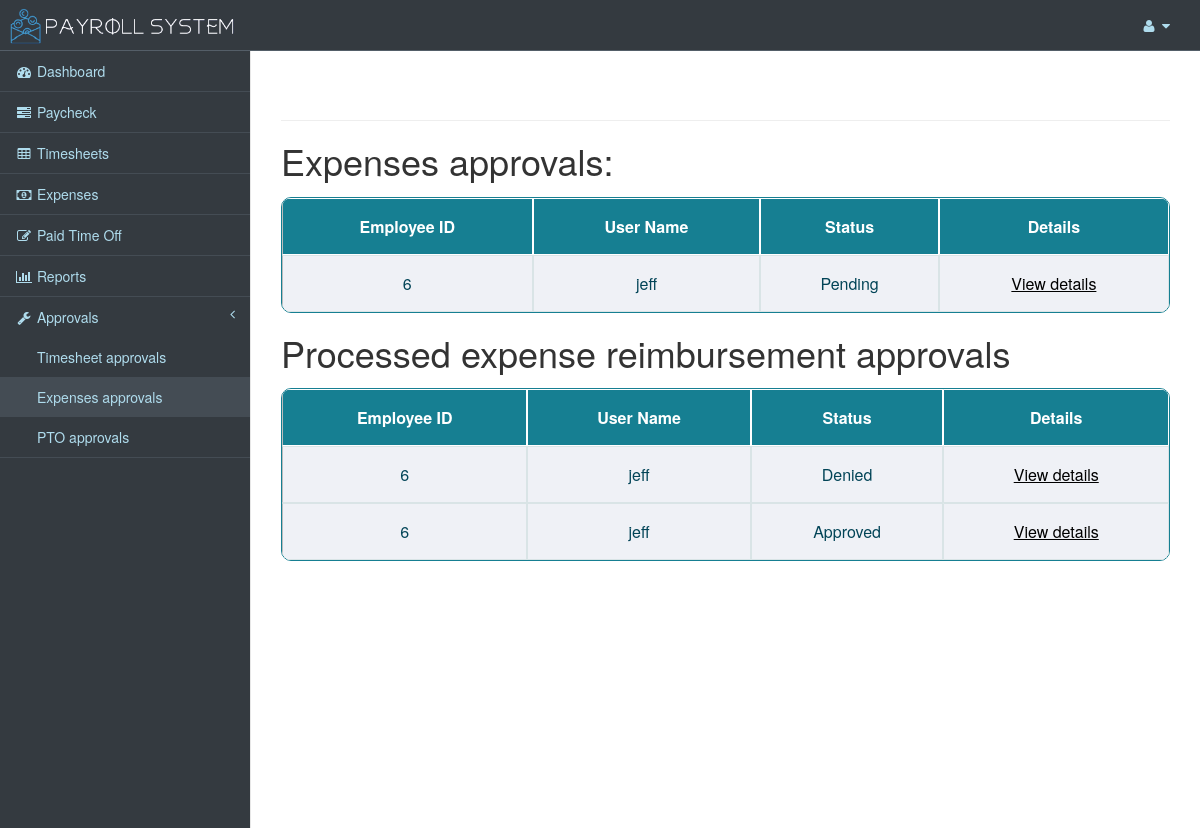
Screenshot of /expense-approvals/ (signed in) with the database file from the repository.
### payrollapp/models.py (models this page shows)
class Expenses(models.Model):
    expense_id = models.AutoField(primary_key=True)
    title = models.CharField(max_length=64)
    user_id = models.ForeignKey(User, on_delete=models.CASCADE)
    amount = models.DecimalField(decimal_places=2, max_digits=16)
    file = models.ImageField(upload_to=expense_directory_path, null=True)
    description = models.CharField(max_length=255, default="No description.")
    date = models.DateField(auto_now=True)
    status = models.CharField(max_length=10, choices=STATUS_CHOICE)
    def get_users_fullname(self):
        return str(self.user_id.first_name) + " " + str(self.user_id.last_name)
    def get_user_id(self):
        return str(self.user_id.id)

### payrollapp/views.py (the view, shortened to what this page needs)
# urls.py: url(r'expense-approvals/$', views.approve_expense_reimbursement, name='expense-approvals'),
def approve_expense_reimbursement(request):
    if request.user.is_authenticated and check_user_group(request.user, "Manager"):
        pending_expense_requests = Expenses.objects.filter(status="Pending")
        processed_expense_requests = Expenses.objects.exclude(status="Pending")
        context = {
            'pending_expense_requests': pending_expense_requests,
            'processed_expense_requests': processed_expense_requests
        }
        return render(request, 'approvalsexpenses.html', context)
    else:
        return redirect(login_user)

### payrollapp/context_processors.py (called while the page is built)
def user_meta_data_processor(request):
    user_meta_data = None
    if request.user.is_authenticated:
        username = request.user
        user_meta_data = UserMetaData.objects.get(user_id__username__exact=username)
    return {'user_meta_data': user_meta_data}

### payrollapp/views.py (called while the page is built)
def check_user_group(user, group_name):
    if user.groups.filter(name=group_name).exists():
        return True
    return False

### payrollapp/templates/approvalsexpenses.html (shortened to what this page needs)
{% extends 'layout-manager.html' %}
{% block stylesblock %}
<link rel='stylesheet prefetch' href='https://s3-us-west-2.amazonaws.com/s.cdpn.io/176621/mk-datepicker.css'>
<link rel="stylesheet" href="https://cdnjs.cloudflare.com/ajax/libs/normalize/5.0.0/normalize.min.css">
{% load static %}
<link href="{% static 'css/mk-ui.css' %}" rel="stylesheet">
<link href="{% static 'css/paycheck.css' %}" rel="stylesheet">
{% endblock %}
{% block page-wrapper %}
<div id="page-wrapper" style="min-height:100%; padding-top:100px">
    <div class="container-fluid">
        <div class="row">
            <div >
                <hr>
                <h1>Expenses approvals:</h1>
                <table class="responstable">
                    <tr>
                        <th>Employee ID</th>
                        <th>User Name</th>
                        <th>Status</th>
                        <th>Details</th>
                    </tr>
                    {% for expense_request in pending_expense_requests %}
                    <tr>
                        <td>{{ expense_request.get_user_id }}</td>
                        <td>{{ expense_request.user_id }}</td>
                        <td>{{ expense_request.status }}</td>
                        <td>
                            <a style="color: rgb(0,0,0);" href="#" data-toggle="modal"
                               data-target="#{{ expense_request.expense_id }}">
                                <u>View details</u>
                            </a>
                        </td>
                    </tr>
                    {% endfor %}
                </table>
                <h1> Processed expense reimbursement approvals</h1>
                <table class="responstable">
                    <tr>
                        <th>Employee ID</th>
                        <th>User Name</th>
                        <th>Status</th>
                        <th>Details</th>
                    </tr>
                    {% for expense_request in processed_expense_requests %}
                    <tr>
                        <td>{{ expense_request.get_user_id }}</td>
                        <td>{{ expense_request.user_id }}</td>
                        <td>{{ expense_request.status }}</td>
                        <td>
                            <a style="color: rgb(0,0,0);" href="#" data-toggle="modal"
                               data-target="#{{ expense_request.expense_id }}processed">
                                <u>View details</u>
                            </a>
                        </td>
                    </tr>
                    {% endfor %}
                </table>
            </div>
            {% endblock %}
            {% block scriptsblock %}
            {% load static %}
            {% endblock %}

### payrollapp/static/css/sb-admin-2.css (style rules this page uses)
body { background-color: #f8f8f8; }
#page-wrapper { padding: 0 15px; min-height: 100%; background-color: white; }
@media (min-width: 768px) { #page-wrapper { position: inherit; margin: 0 0 0 250px; padding: 0 30px; border-left: 1px solid #e7e7e7; } }

### payrollapp/static/css/paycheck.css (style rules this page uses)
.responstable { margin: 1em 0; width: 100%; overflow: hidden; background: #FFF; color: #024457; border-radius: 10px; border: 1px solid #167F92; }
.responstable tr { border: 1px solid #D9E4E6; }
.responstable tr:nth-child(odd) { background-color: #EAF3F3; }
.responstable th { display: none; border: 1px solid #FFF; background-color: #167F92; color: #FFF; padding: 1em; }
.responstable th:first-child { display: table-cell; text-align: center; }
.responstable th:nth-child(2) { display: table-cell; }
.responstable th:nth-child(2):after { content: attr(data-th); }
@media (min-width: 480px) { .responstable th:nth-child(2):after { display: none; } }
.responstable td { display: block; word-wrap: break-word; max-width: 7em; }
.responstable td:first-child { display: table-cell; text-align: center; border-right: 1px solid #D9E4E6; }
@media (min-width: 480px) { .responstable td { border: 1px solid #D9E4E6; } }
.responstable th, .responstable td { text-align: center; margin: .5em 1em; }
@media (min-width: 480px) { .responstable th, .responstable td { display: table-cell; padding: 1em; } }
table { border-collapse: separate; border-spacing: 0; }
table tr th, table tr td { border-right: 1px solid #bbb; border-bottom: 1px solid #bbb; box-shadow: 2px 2px 1px #e5dfcc; }
table tr th:first-child, table tr td:first-child { border-left: 1px solid #bbb; }
table tr th { border-top: 1px solid #bbb; }
table tr:first-child th:first-child { border-top-left-radius: 6px; }
table tr:first-child th:last-child { border-top-right-radius: 6px; }
table tr:last-child td:first-child { border-bottom-left-radius: 6px; }
table tr:last-child td:last-child { border-bottom-right-radius: 6px; }
table th, td { padding: 8px 20px; }
table th { background: #E5E6EB; color: #111; }
table td { background: #EFF1F6; }

### rows the page displays
Expenses: get_user_id "6", user_id "jeff", status "Pending"
Expenses: get_user_id "6", user_id "jeff", status "Denied"
Expenses: get_user_id "6", user_id "jeff", status "Approved"
